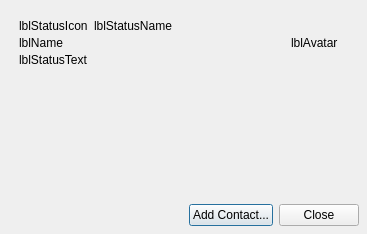
<?xml version="1.0" encoding="UTF-8"?>
<ui version="4.0">
 <class>MetaProfileDialogClass</class>
 <widget class="QDialog" name="MetaProfileDialogClass">
  <property name="geometry">
   <rect>
    <x>0</x>
    <y>0</y>
    <width>367</width>
    <height>234</height>
   </rect>
  </property>
  <layout class="QVBoxLayout" name="verticalLayout">
   <property name="spacing">
    <number>10</number>
   </property>
   <property name="margin">
    <number>8</number>
   </property>
   <item>
    <widget class="QFrame" name="frmContents">
     <property name="frameShadow">
      <enum>QFrame::Plain</enum>
     </property>
     <layout class="QVBoxLayout" name="verticalLayout_2">
      <property name="spacing">
       <number>10</number>
      </property>
      <property name="rightMargin">
       <number>20</number>
      </property>
      <item>
       <layout class="QGridLayout" name="gridLayout">
        <property name="verticalSpacing">
         <number>3</number>
        </property>
        <item row="0" column="0">
         <layout class="QHBoxLayout" name="horizontalLayout">
          <item>
           <widget class="QLabel" name="lblStatusIcon">
            <property name="text">
             <string notr="true">lblStatusIcon</string>
            </property>
           </widget>
          </item>
          <item>
           <widget class="QLabel" name="lblStatusName">
            <property name="sizePolicy">
             <sizepolicy hsizetype="Expanding" vsizetype="Preferred">
              <horstretch>0</horstretch>
              <verstretch>0</verstretch>
             </sizepolicy>
            </property>
            <property name="text">
             <string notr="true">lblStatusName</string>
            </property>
            <property name="textFormat">
             <enum>Qt::PlainText</enum>
            </property>
           </widget>
          </item>
         </layout>
        </item>
        <item row="0" column="1" rowspan="3">
         <widget class="QLabel" name="lblAvatar">
          <property name="sizePolicy">
           <sizepolicy hsizetype="Fixed" vsizetype="Fixed">
            <horstretch>0</horstretch>
            <verstretch>0</verstretch>
           </sizepolicy>
          </property>
          <property name="minimumSize">
           <size>
            <width>48</width>
            <height>48</height>
           </size>
          </property>
          <property name="maximumSize">
           <size>
            <width>48</width>
            <height>48</height>
           </size>
          </property>
          <property name="text">
           <string notr="true">lblAvatar</string>
          </property>
         </widget>
        </item>
        <item row="1" column="0">
         <widget class="QLabel" name="lblName">
          <property name="text">
           <string notr="true">lblName</string>
          </property>
         </widget>
        </item>
        <item row="2" column="0">
         <widget class="QLabel" name="lblStatusText">
          <property name="sizePolicy">
           <sizepolicy hsizetype="Expanding" vsizetype="Preferred">
            <horstretch>0</horstretch>
            <verstretch>0</verstretch>
           </sizepolicy>
          </property>
          <property name="text">
           <string notr="true">lblStatusText</string>
          </property>
          <property name="textFormat">
           <enum>Qt::PlainText</enum>
          </property>
         </widget>
        </item>
       </layout>
      </item>
      <item>
       <widget class="QScrollArea" name="scaContacts">
        <property name="frameShape">
         <enum>QFrame::NoFrame</enum>
        </property>
        <property name="horizontalScrollBarPolicy">
         <enum>Qt::ScrollBarAlwaysOff</enum>
        </property>
        <property name="widgetResizable">
         <bool>true</bool>
        </property>
        <widget class="QWidget" name="sawContents">
         <property name="geometry">
          <rect>
           <x>0</x>
           <y>0</y>
           <width>322</width>
           <height>105</height>
          </rect>
         </property>
        </widget>
       </widget>
      </item>
     </layout>
    </widget>
   </item>
   <item>
    <layout class="QHBoxLayout" name="horizontalLayout_3">
     <item>
      <spacer name="horizontalSpacer">
       <property name="orientation">
        <enum>Qt::Horizontal</enum>
       </property>
       <property name="sizeHint" stdset="0">
        <size>
         <width>40</width>
         <height>20</height>
        </size>
       </property>
      </spacer>
     </item>
     <item>
      <widget class="QPushButton" name="pbtAddContact">
       <property name="text">
        <string>Add Contact...</string>
       </property>
       <property name="autoDefault">
        <bool>false</bool>
       </property>
       <property name="default">
        <bool>true</bool>
       </property>
      </widget>
     </item>
     <item>
      <widget class="QPushButton" name="pbtClose">
       <property name="text">
        <string>Close</string>
       </property>
       <property name="autoDefault">
        <bool>false</bool>
       </property>
      </widget>
     </item>
    </layout>
   </item>
  </layout>
 </widget>
 <layoutdefault spacing="6" margin="11"/>
 <tabstops>
  <tabstop>pbtAddContact</tabstop>
  <tabstop>pbtClose</tabstop>
 </tabstops>
 <resources/>
 <connections/>
</ui>
